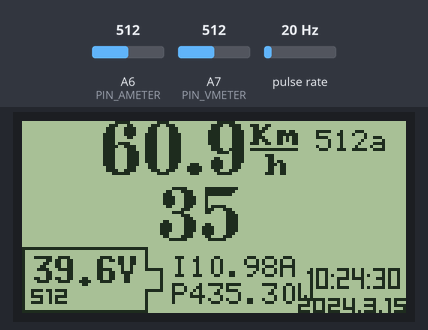
Bench run of a sketch on a simulated Arduino Pro Mini, built with avr-gcc and run on an emulated ATmega328P. Parts: 128×64 one-colour display. Wiring (inferred from the names in the program): pulse sensor: data pin 8; DS1307 clock at I2C address 0x68. The test bench sets the inputs (shaded band); at power-on: pulse rate 20 Hz, A7 (PIN_VMETER) = 512, A6 (PIN_AMETER) = 512. The local clock reads 2024-03-15 10:24:30 at power-on unless the sketch sets it; random numbers use the default seed unless the sketch sets one.

Above: at 0.3 s.
1.3 s: pulse rate (sensor on pin 8) set to 150 Hz
At 1.98 s:
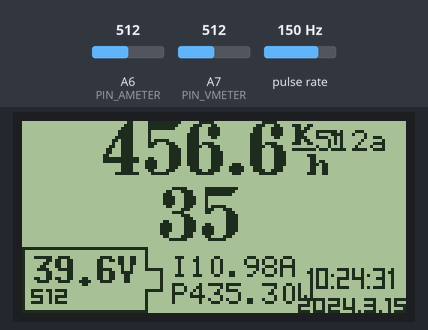
3.0 s: A7 (PIN_VMETER) set to 558
At 4.0 s:
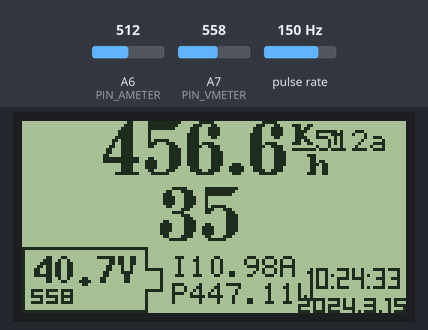
4.7 s: A6 (PIN_AMETER) set to 1023
At 6.4 s:
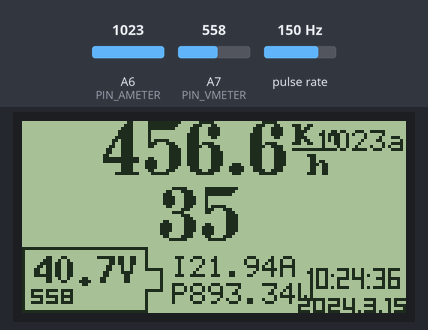
6.6 s: pulse rate (sensor on pin 8) set to 4 Hz
At 7.8 s:
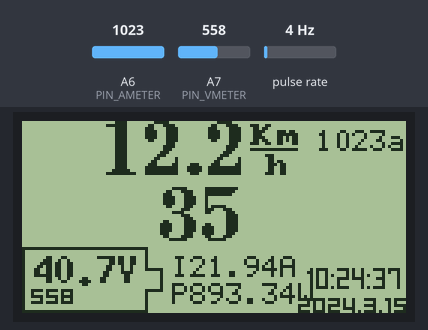
9.5 s: pulse rate (sensor on pin 8) set to 100 Hz
At 10.8 s:
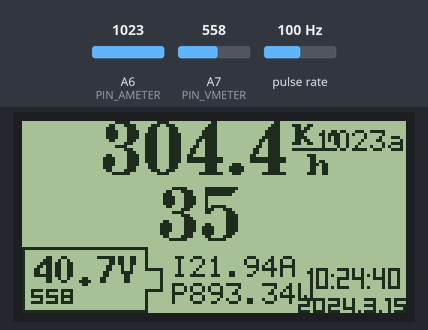
11.5 s: A7 (PIN_VMETER) set to 538
At 13.9 s:
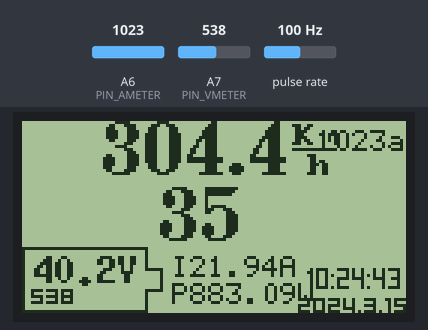
Timing chart, 0 to 14.5 s (numbered marks = the images above; inputs shaded):
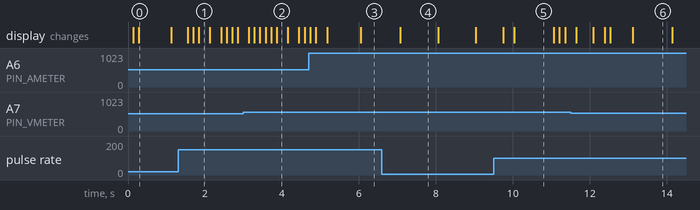

Measured:
- what the display in image 0 shows lasts 0.8 s, from 0.3 s to 1.1 s
- what the display in image 5 shows lasts 1.1 s, from 10.0 s to 11.1 s

The sketch:

B0LCDFW.ino
```cpp
//Arduino AVR Boards: Arduino Pro or Pro Mini | ATmega328p (5V, 16MHz)

#include <U8g2lib.h> //U8g2 2.27.6

#include <Wire.h> //for RTClib.h
//#include <Time.h>
#include "lib/RTClib.h" //RTClib 1.2.1 https://github.com/adafruit/RTClib
#include "lib/RTClib.cpp"

#include "fonts/Fonts.h"
#include "fonts/u8g_font_04b_03b.h" //Шрифт Мелкие цифры Батарея V, ..
#include "fonts/u8g2_font_ncenB18m.h"  //Шрифт больших цифр скорости расхода
#include "fonts/u8g2_font_7x13B.h"  //Шрифт Батарея 200%

#define PIN_VMETER A7 //вход вольтметра
#define PIN_AMETER A6 //вход амперметра
//#define PIN_TAHO A0 //вход тахометра // int0 d2
#define PIN_F 8 //вход обнаружения частоты ICP // mega328 pin12
#define KM_SYM 5 // количество символов спидометра, 4 или 5


// инициализация экрана
U8G2_ST7920_128X64_F_8080 u8g2(U8G2_R0, 9,11,7,6,5,4,3,10, 16,U8X8_PIN_NONE,17,15);

// инициализация часов
RTC_DS1307 rtc; // "rtc" используется в начале функций, которые прилагаются с библиотекой
//int displayrtc = 1234 ;


byte  lup = 0; // циклы отрисовки экрана


//float vmax = 54.8500 ; // максимальное напряжение измерения = 54.85
//const float vmax = 54.85;
const float vmax = 548.5;
const float vminus = 28;

// Напряжение
#define V_ADCE 15+1 // смещение ОУ АЦП вольтметра, ADC
#define V_MIN 28 // минимальное напряжение вольтметра, V
#define V_MAX 51.6// максимальное напряжение вольтметра, V
int V_ADC ; // ADC напряжения батареи
float Volt_Bat ; // напряжение на батарее
static char Volt_BatTxt[5]; // вывод напряжения на экран

// Ток
const float A_MAX = 21.9648 ; // 15.36 // максимальный ток амперметра, A
#define A_ADCE 0 //11 // смещение ОУ АЦП амперметра, ADC
int A_ADC ; // ADC ток от батареи
float Amper_Bat ; // потребляемый ток от батареи
static char Amper_BatTxt[5]; // вывод тока на экран

// Мощность
float Power_Bat ; // потбребляемая мощность

// Скорость
// Оценка методов измерения низких частот на Arduino. Способ 2. задействуем Timer1 https://habr.com/ru/post/373213/
volatile byte time2 = 0; //старший разряд времени, два младших - регистры таймера
volatile unsigned long ttime = 0;        //Время срабатывания датчика
volatile unsigned long time_old = 0;        //Предыдущее время
volatile uint8_t flag=0;
float SpeedKmH ;
static char SpeedKmHtxt[KM_SYM+1]; //строка скорости спидометра 5 = 9.999 99.99 // 69.9

/* ---------------------------------------------------------------------------------------------- */


/* ---------------------------------------------------------------------------------------------- */

void setup(void) {
  u8g2.begin();

pinMode(PIN_VMETER, INPUT);
pinMode(PIN_AMETER, INPUT);

analogReference(EXTERNAL); //внешний ИОН 4.00v. TL431 Rs=150 R2=3k R1=2k2+560/2 Raref=5k1
// DEFAULT: стандартное опорное напряжение 5 В (на платформах с напряжением питания 5 В) или 3.3 В (на платформах с напряжением питания 3.3 В)
// INTERNAL: встроенное опорное напряжение 1.1 В на микроконтроллерах ATmega168 и ATmega328, и 2.56 В на ATmega8.
// EXTERNAL: внешний источник опорного напряжения, подключенный к выводу AREF

//1307
//Запуск секундного выхода часов
// Wire.beginTransmission(0x68); Wire.write(0x7); Wire.write(0x10); Wire.endTransmission();
//NOTE SquareWave= 32.768khz 8.192khz 4.096khz 1hz
//rtc.writeSqwPinMode( SquareWave1HZ ); // OFF, ON, SquareWave1HZ, SquareWave4kHz, SquareWave8kHz, SquareWave32kHz
rtc.writeSqwPinMode( SquareWave8kHz ); // OFF, ON, SquareWave1HZ, SquareWave4kHz, SquareWave8kHz, SquareWave32kHz

// rtc.adjust(DateTime(2021, 5, 7,      3, 53,1 )); // задаём год/ месяц/ дата/ часы/ минуты/ секунды
DateTime now = rtc.now();
if ( now.year() < 2005 ) { rtc.adjust(DateTime(2019, 12, 31, 23, 59,1 )); } // set YYYY,MM,dd,hh,mm
// https://www.radiokot.ru/forum/viewtopic.php?f=2&t=174215
// rtc.year()


// Скорость
// http://electronics-lab.ru/blog/4012.html


  pinMode(PIN_F, INPUT); //вывод обнаружения частоты на вход
  TCCR1A = 0; // установка регистров таймера1
  TCCR1B =1<<ICES1 | 1<<CS11 ; // Устанавливаем захват по фронту и делитель 1/8 к тактовой частоте 16МГц
  //TCCR1B =1<<ICES1 | 1<<CS11  | 1<<CS10; // Устанавливаем захват по фронту и делитель 1/64 к тактовой частоте 16МГц
  TIMSK1 = 1<<TOIE1 | 1<<ICIE1; //разрешаем прерывание по переполнению и захвата Timer1
  TCNT1 = 0; //Обнуляем счетные регистры


}// End void setup

/* ---------------------------------------------------------------------------------------------- */

ISR( TIMER1_OVF_vect ) //прерывание счета времени
{
  time2++; //увеличиваем на единицу старший разряд времени
}

ISR(TIMER1_CAPT_vect) //прерывание захвата
{
  TCNT1 = 0; // очищаем Timer1 Count Register
  uint16_t time01 = ICR1; //сохраняем состояние счетчика таймера, разряды 0 и 1
  if(flag!=1) ttime = ((unsigned long)time2 << 16) +time01; //собираем
  time2=0;
}
/* ---------------------------------------------------------------------------------------------- */


/* ---------------------------------------------------------------------------------------------- */

void draw(void) {

//region скорость/расход

//29" 2.33m  =1.382789317507418
//20" 1.685m =1
//1024adc=60km/h or; 1024adc=51.2km/h , 512adc=25.6km/h , 500adc=25km/h

// SpeedKmH = (f*3600*1.685)/1000 // 1i=6066mh=6.066kmh
// f= ? adc

// Umax=3.4v = 59.392kmh = 0.058*1024 // adc = kmh 426 = 24.96 427 = 25.01
// 6.066/0.058=1045.86v


//u8g2.setFont(  u8g2_font_18d  ); // u8g2_font_ncenB18_te
u8g2.setFont(  u8g2_font_ncenB18m  );

//Измерение скорости
flag=1; //чтобы ttime не изменилось в процессе вывода
  if (ttime!=0) {//на случай отсутствия частоты
    //        6087230959
    //SpeedKmH =6087230959/ttime  ;// Вычисляем частоту сигнала в Гц // x=6087230959
    SpeedKmH =6087230959/ttime  ;// Вычисляем частоту сигнала в Гц // x=6087230959
  }
flag=0;
//dtostrf(SpeedKmH/1000,KM_SYM,3,SpeedKmHtxt);
dtostrf(SpeedKmH/1000,KM_SYM,1,SpeedKmHtxt);
u8g2.setCursor(26, 18); u8g2.print(SpeedKmHtxt);  u8g2.print("/");
//end Измерение скорости


//u8g2.setFont(u8g_font_04b_03b);u8g2.setCursor(28, 24); u8g2.print(SpeedADC); u8g2.print("  ");
//u8g2.setCursor(22, 30); u8g2.print(debugADC); u8g2.print("  ");
//u8g2.setCursor(28, 36); u8g2.print(SpeedADCstep); u8g2.print("  ");


u8g2.setFont(  u8g2_font_ncenB18m  );

  float ran1 = random(1,30);
  ran1=ran1*100; ran1= ran1/1000;
  //ran1=tab(ran1/10),1
    // u8g2.setCursor(26, 18); u8g2.print("v:");u8g2.print(ran1); //km/h
       //   u8g2.setCursor(40, 18);u8g2.print(ran1); //km/h

         //u8g2.drawStr(40,18,ran1); //km/h

 // u8g2.setCursor(45, 40); u8g2.print("f");
 // u8g2.setCursor(45+12, 40); u8g2.print("35"); //w*h/km
    u8g2.setCursor(45, 40); u8g2.print("35"); //w*h/km

 // u8g2.drawHLine(74, 9, 11);
  //u8g2.drawHLine(73, 31, 13);  u8g2.drawHLine(79, 26, 1);

 // u8g2.setFont(u8g2_font_5x7_tr);


//u8g2.setFont(u8g2_font_6x10_tf);
//u8g2.setFont(u8g2_font_siji_t_6x10);

//u8g2.setCursor(74, 8); u8g2.print("km"); u8g2.setCursor(77, 18); u8g2.print("h");
//u8g2.setCursor(73, 30); u8g2.print("W"); u8g2.setCursor(81, 30); u8g2.print("h"); u8g2.setCursor(74, 40); u8g2.print("km");
    //u8g2.setCursor(74, 8); u8g2.print("Lx"); u8g2.setCursor(77, 18); u8g2.print("t");
  //u8g2.setCursor(73, 30); u8g2.print("W"); u8g2.setCursor(81, 30); u8g2.print("h"); u8g2.setCursor(74, 40); u8g2.print("Km");
    //u8g2.setCursor(73, 30); u8g2.print("P"); u8g2.setCursor(81, 30); u8g2.print("t"); u8g2.setCursor(74, 40); u8g2.print("Lx");
//end region скорость/расход


//region батарея

// нижняя, верхняя, левая
u8g2.drawHLine(0, 63,42); u8g2.drawHLine(0, 42, 42); u8g2.drawVLine(0, 42, 21);
u8g2.drawVLine(46, 49, 8); // плюс, и верхний, и нижний
u8g2.drawHLine(46-5, 49, 5); u8g2.drawHLine(46-5, 56, 5);
u8g2.drawVLine(41, 43, 6); u8g2.drawVLine(41, 43+14, 6);


// напряжение

u8g2.setFont(u8g_font_04b_03b);


dtostrf(Volt_Bat,3,1,Volt_BatTxt);
u8g2.setCursor(3, 61);//  u8g2.print(Volt_BatTxt); u8g2.print("V");
u8g2.print(V_ADC); u8g2.print(" ") ;//отладка


u8g2.setFont(u8g2_font_7x13B); // u8g2.setCursor(8, 54);
//u8g2.print("200");u8g2.print("%"); //! 15002 48%

/*

     if ( Volt_Bat > 953 ) { u8g2.print("99.9"); }
else if ( Volt_Bat < 47.5 ) { u8g2.print("95"); }
else if ( Volt_Bat < 47.3 ) { u8g2.print("85"); }
else if ( Volt_Bat < 47.1 ) { u8g2.print("60"); }
else if ( Volt_Bat < 47 ) { u8g2.print("55"); }
else if ( Volt_Bat < 46.78 ) { u8g2.print("50"); }
else if ( Volt_Bat < 46.7 ) { u8g2.print("45"); }
else if ( Volt_Bat < 46.6 ) { u8g2.print("40"); }
else if ( Volt_Bat < 46.5 ) { u8g2.print("20"); }
else if ( Volt_Bat < 46.3 ) { u8g2.print("15"); }
else if ( Volt_Bat < 45.9 ) { u8g2.print("15"); }
else if ( Volt_Bat < 45.5 ) { u8g2.print("5"); }
else if ( Volt_Bat < 45 ) { u8g2.print("1"); }
else if ( Volt_Bat = 0 ) { u8g2.print("0"); }
else { u8g2.print("0"); }
u8g2.print("%");

*/
u8g2.setCursor(4, 54); u8g2.print(Volt_BatTxt);  u8g2.print("V");
//u8g2.setCursor(4, 54);  u8g2.print("51.1V");

// vout > 51.1

//u8g2.setFont(u8g2_font_7x13B); u8g2.setCursor(8, 54); u8g2.print("200");u8g2.print("%"); //! 15002 48%
//u8g2.setFont(u8g2_font_pxplusibmcga_8u ); u8g2.setCursor(8, 54); u8g2.print("200");u8g2.print("%"); //15536 50%
//u8g2.setFont(u8g2_font_7x13B_tr); u8g2.setCursor(8, 54); u8g2.print("200");u8g2.print("%"); //! 15808 51%
//u8g2.setFont(u8g2_font_7x13B_mr); u8g2.setCursor(8, 54); u8g2.print("200");u8g2.print("%"); //! 16130 52%
//u8g2.setFont(u8g2_font_7x13B_tf); u8g2.setCursor(8, 54); u8g2.print("200");u8g2.print("%"); //! 16986 55%
//u8g2.setFont(u8g2_font_7x13B_mf); u8g2.setCursor(8, 54); u8g2.print("200");u8g2.print("%"); //! 17690 57%


// напряжение и температура батареи
// u8g2_font_04b_03b https://github.com/olikraus/u8g2lib/wiki/fontgroup04
// u8g2_font_orgv01r https://github.com/olikraus/u8g2lib/wiki/fontgrouporgdot
// - u8g2_font_baby v ° https://github.com/olikraus/u8g2lib/wiki/fontgroupfontstruct
//u8g2.setFont(u8g2_font_04b_03b);
//u8g2.setCursor(3, 61); u8g2.print("52.9");u8g2.print("V");

//!
//u8g2.setFont(u8g2_font_blipfest_07_tr);
//u8g2.setFont(u8g2_font_trixel_square_tr  );
//u8g2.setFont(u8g2_font_trixel_square_tf );
//u8g2.setFont(u8g_font_04b_03b  );


//u8g2.setCursor(25, 61); u8g2.print("150");u8g2.print("C°");


//if (lup == 1) {


//u8g2.setCursor(25, 61); u8g2.print(ran2);u8g2.print("C°");
//}


//u8g2.setCursor(0, 35); u8g2.print("5W.h/Km");


//region токи

// Амперметр


u8g2.setFont(u8g2_font_6x12_tr);
//u8g2.setCursor(58, 52); u8g2.print("20.4");u8g2.print("A");

//dtostrf(Amper_Bat,4,1,Amper_BatTxt);
u8g2.setCursor(50, 52); u8g2.print("I"); u8g2.print(Amper_Bat);u8g2.print("A");
//u8g2.setCursor(58, 52);


//u8g2.setCursor(58, 61); u8g2.print("3.25");u8g2.print("A");
u8g2.setCursor(98, 10); u8g2.print(A_ADC);u8g2.print("a"); // debug


// Мощность

Power_Bat = Volt_Bat*Amper_Bat ;

u8g2.setCursor(50, 61); u8g2.print("P"); //ток электроники
u8g2.print(Power_Bat); u8g2.print("W");


//end region токи


//  u8g2.setFont(u8g2_font_10x20_78_79);
  u8g2.setCursor(0, 35);
 // u8g2.print("IiJjKkLlMm");
  //u8g2.print("1234567890");
 // u8g2.print("лмнопА");

//  u8g2.setFont(u8g2_font_10x20_78_79);
  // ! u8g2.setCursor(0, 50);
  //u8g2.print("QqRrSsTtUuVvWw");
  //u8g2.print("абвгдеёжзик");


// RTC 1307
   DateTime now = rtc.now();

//u8g2.setFont(u8g2_font_chroma48medium8_8u);
u8g2.setFont(u8g_font_04b_03b); //u8g2_font_blipfest_07_tr
//u8g2.setCursor(87, 64); u8g2.print(now.year()); u8g2.print("."); u8g2.print(now.month()); u8g2.print("."); u8g2.print(now.day()); // обычная версия

int tmpo ;
byte dataShift = 0 ;

//tmpo = (now.second()+1)/2 ;
tmpo =  now.day() ;
if ( tmpo == 1 ) { u8g2.setCursor(126, 64); dataShift = dataShift+7; }
else if ( tmpo == 11 ) { u8g2.setCursor(123, 64);  dataShift = dataShift+4; }
else if ( tmpo < 10 ) { u8g2.setCursor(124, 64);  dataShift = dataShift+5;  }
//else if ( tmpo < 10 or tmpo == 0 ) { u8g2.setCursor(124, 64);  dataShift = dataShift+5;  } // extend
else if ( tmpo == 10 or tmpo == 12 or tmpo == 13 or tmpo == 14 or tmpo == 15 or tmpo == 16 or tmpo == 17 or tmpo == 18 or tmpo == 19 or tmpo == 21 or tmpo == 31)
  { u8g2.setCursor(121, 64);  dataShift = dataShift+2; }
else if ( tmpo == 20 or tmpo > 21) { u8g2.setCursor(119, 64) ; dataShift = dataShift+0; }
u8g2.setCursor(119+dataShift, 64); u8g2.print(tmpo) ;

//tmpo = now.second()/5 ;
tmpo = now.month() ;
if ( tmpo == 1 ) {  dataShift = dataShift+5; } // for 1
else if ( tmpo == 11 ) { dataShift = dataShift+2; } // for 11
else if ( tmpo == 10 or  tmpo == 12 ) {  }//dataShift = dataShift+0;  } // for 10,12
 // else if ( tmpo == 0 ) { dataShift = dataShift+3; } // extend for 0
else { dataShift = dataShift+3; } // for 2,3,4,5,6,7,8,9,etc
u8g2.setCursor(109+dataShift, 64) ; u8g2.print(tmpo) ; u8g2.print(".");

//tmpo = 2000+now.second() ;
tmpo =  now.year()  ;
if ( tmpo == 2021 or tmpo == 2031 or tmpo == 2041 or tmpo == 2051 or tmpo == 2061 or tmpo == 2071 or tmpo == 2081) { dataShift = dataShift+2; }
//if ( tmpo == 2001 or tmpo == 2010 or tmpo == 2012 or tmpo == 2013 or tmpo == 2014 or tmpo == 2015 or tmpo == 2016 or tmpo == 2017 or tmpo == 2018 or tmpo == 2019 or tmpo == 2021 or tmpo == 2031 or tmpo == 2041 or tmpo == 2051 or tmpo == 2061 or tmpo == 2071 or tmpo == 2081) { dataShift = dataShift+2; }
u8g2.setCursor(87+dataShift, 64) ; u8g2.print(tmpo) ; u8g2.print(".");


//--------------------------
u8g2.setFont(u8g2_font_7d);
u8g2.setCursor(95, 56); u8g2.print(now.hour()); u8g2.print(":"); //95 50

//int min = now.minute() ;
//int sec = now.second() ;
//if ( sec < 10 ) { u8g2.print("0"); } u8g2.print(sec);
if ( now.minute() < 10 ) { u8g2.print("0"); } u8g2.print(now.minute()); u8g2.print(":");
if ( now.second() < 10 ) { u8g2.print("0"); } u8g2.print(now.second());

// батарейки СЦ установлены 2020.10.18
// End RTC 1307


} // End void draw


/* ---------------------------------------------------------------------------------------------- */

void loop(void) {
// picture loop
  u8g2.firstPage();
  do {
    draw();
// timertc();
  } while( u8g2.nextPage() );

// rebuild the picture after some delay

lup = lup+1 ;
if (lup > 10) lup = 0;

// Вольтметр
V_ADC = analogRead(PIN_VMETER);
//Volt_Bat=1000* ( (V_ADC-V_ADCE)*(V_MAX-V_MIN)/(1024-V_ADCE)+V_MIN ) ;
Volt_Bat=(V_ADC-V_ADCE)*(V_MAX-V_MIN)/(1024-V_ADCE)+V_MIN ;
if (V_ADC <= V_ADCE) { Volt_Bat = 0 ;}

// Амперметр
A_ADC = analogRead(PIN_AMETER);
Amper_Bat = A_MAX/(1024-A_ADCE)*(A_ADC-A_ADCE)  ;
//Amper_Bat = A_MAX/1024*A_ADC ;
if (A_ADC <= A_ADCE) { Amper_Bat = 0 ;}

  delay(40 ); //int0 250//40
} //End void loop

/* ---------------------------------------------------------------------------------------------- */
```

Fonts.h
```cpp
/* ---------------------------------------------------------------------------------------------- */

// Шрифт часов даты
/*
  Fontname: u8g2_font_7d
  Copyright: public domain
  Glyphs: 13/224
  BBX Build Mode: 0
*/
const uint8_t u8g2_font_7d[127] U8G2_FONT_SECTION("u8g2_font_7d") =
  "\15\0\3\3\3\3\1\3\4\4\7\0\0\6\1\7\1\0\0\0\0\0f.\5I*\2/\7d\367"
  "B\331\0\60\7|\66J:\25\61\6zn&y\62\11|\66h\61[\214\0\63\11|\66h)\263"
  "X\1\64\10|\66BJ\265\14\65\11|\66j\61Z\254\0\66\11|\66j\261\222\250\0\67\7|\66"
  "J\261<\70\11|\66J\42\223\250\0\71\11|\66J\242Z\254\0:\6i*b\1\0\0\0";

/* ---------------------------------------------------------------------------------------------- */

// Шрифт Батарея 200%
//extern const uint8_t u8g2_font_7x13B[] U8G2_FONT_SECTION("u8g2_font_7x13B");

/*
  Fontname: -Misc-Fixed-Bold-R-Normal--13-120-75-75-C-70-ISO10646-1
  Copyright: Public domain font.  Share and enjoy.
  Glyphs: 21/1003
  BBX Build Mode: 0
*/
/*
const uint8_t u8g2_font_7x13B[278] U8G2_FONT_SECTION("u8g2_font_7x13B") =
  "\25\0\3\3\3\4\3\4\4\6\12\0\377\13\376\11\0\0\0\0\0\0\375%\17N\342c$\211T\202"
  "\62\305H%\42\32&\17N\342g$\321\323H\22\231TD\223\0'\6\42\367\343\20(\14\314\342K"
  "\42\222\210\324D\62\1)\15\314\342C&\222\211TD\22\21\0*\15\66\346'\24\23\35J\262P\4"
  "\0+\13\66\346K(:\224\204\42\0,\10\244\336gE\11\0-\6\16\356\303\0.\10\234\336GB"
  "\221\0/\14N\342SM(S\224\11\205\0\60\16N\342K\26\212\210x\222\204b\42\0\61\12N\342"
  "K\66\212\10\365d\62\15N\342\207\42\42\11E#\231Ph\63\15N\342\303(S\243\12I\22\12\0"
  "\64\15N\342S\66\242HH\244CP\1\65\16N\342\343\20\24VDB!IB\1\66\16N\342\207"
  "\42\42\12+\42&\11\5\0\67\15N\342\303\250&\224\11eB\31\0\70\16N\342\207\42b\222PD"
  "L\22\12\0\71\16N\342\207\42b\222\24\205$\11\5\0\0\0\0";
*/
/* ---------------------------------------------------------------------------------------------- */
```

u8g2_font_7x13B.h
```cpp
// (licence header left out)
const uint8_t u8g2_font_7x13B[188] U8G2_FONT_SECTION("u8g2_font_7x13B") =
  "\15\0\3\3\3\4\2\1\4\6\12\0\377\13\376\13\376\0\0\0\0\0\243%\17N?F\222H%("
  "S\214T\42\242\1.\10\234}$\24\11\0\60\15N\277d\241\210\210'I(&\2\61\12N\277d"
  "\243\210PO\6\62\15N (\42\222P\64\222\11\205\6\63\14N?\214\62\65\252\220$\241\0\64\14"
  "N?e#\212\204D:\4\25\65\16N?\16AaE$\24\222$\24\0\66\15N (\42\242\260"
  "\42b\222P\0\67\14N?\214jB\231P&\224\1\70\15N (\42&\11E\304$\241\0\71\15"
  "N (\42&IQH\222P\0V\15N?DL\222P&\232P\11\0\0\0\0";
```

u8g2_font_ncenB18m.h
```cpp
// (licence header left out)
const uint8_t u8g2_font_ncenB18m[382] U8G2_FONT_SECTION("u8g2_font_ncenB18m") =
  "\15\0\4\4\5\5\3\4\6\20\22\1\0\22\373\22\375\0\0\0\0\1e-\10f\264Qx\60\0."
  "\12\205\24\317\30\241b\4\0/,\60\26c\30\42T\204XB#\204\214:AHD\10\331\210\10Q"
  "D\32\361 \36\204\7\66\134\12\261#\204\12\21*D\344\20A\0\60\33L\26]\42\66d\314\240!"
  "\203F\20\302 Db\320\220Ac\206\14#\4\0\61\15J\32\335!s\214\376\277\62\242\0\62\34K"
  "\26\335)$\206\304 \64\330\220\20Dn\34\271\331\211\12\42,\304\250\7\17\12\63#L\26]*%"
  "\206\310\240!dH\220!A\206\210\240\201\303\310\16\35\42\12\21F\247\206\10\42d\6\0\64\36L\26"
  "]\24\71\220\134e\246D\220\12BH\10\31\61d\304\20\21D\344A\62\202\224!\65\34L\26\335X"
  "\241$M\330X\224\32\63F\324H\202T\210B\204\321\20A\203\14\1\66#L\26]*\65F\314\30"
  "\42cH\220!AH\10A\22d\212\220 \64\202\20\36\221\30\64\204\42\63\0\67\31L\26]\370\240"
  "\204\70\21\341\204\4\33\70r\340\310\201\324\21\244Ka\0\70$L\26]\42\66d\314\240!\203\206\14"
  "\32BfH\21A\307L\241\31ab\20\252c\226\11\31$\312\14\0\71$L\26\335\61D\204\310\240"
  "\21\204\360\210\304 \22D\312\220 HD\20\11\62$\310\14!\63F\314\250B\0\0\0\0";
```

Source omitted: u8g_font_04b_03b.h (570 bytes)
